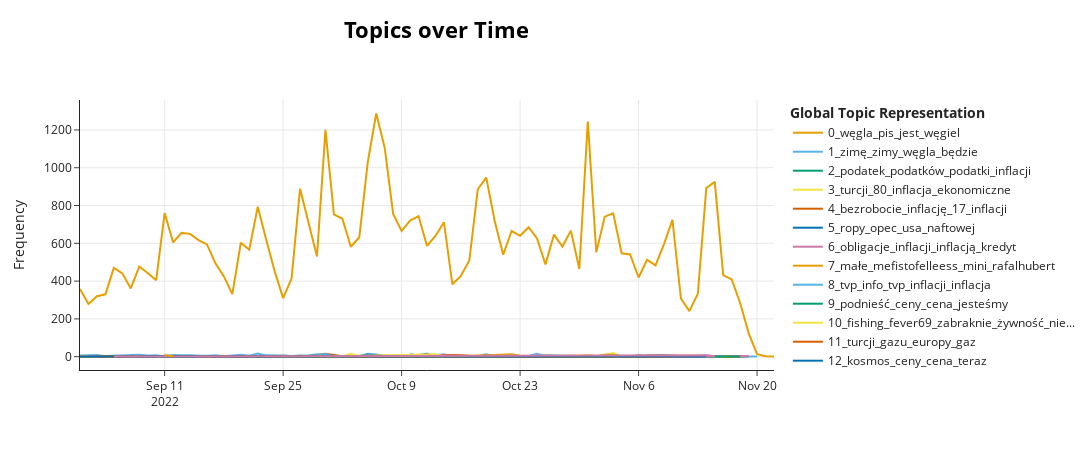

Here is the notebook cell this chart was saved with:
### Markdown cell above
### Visualize topics popularity over time

### Code cell
timestamps = list(tweets['created_at'].apply(lambda x: x[:10]).values)
topics_over_time = model.topics_over_time(docs, timestamps)
model.visualize_topics_over_time(topics_over_time)
